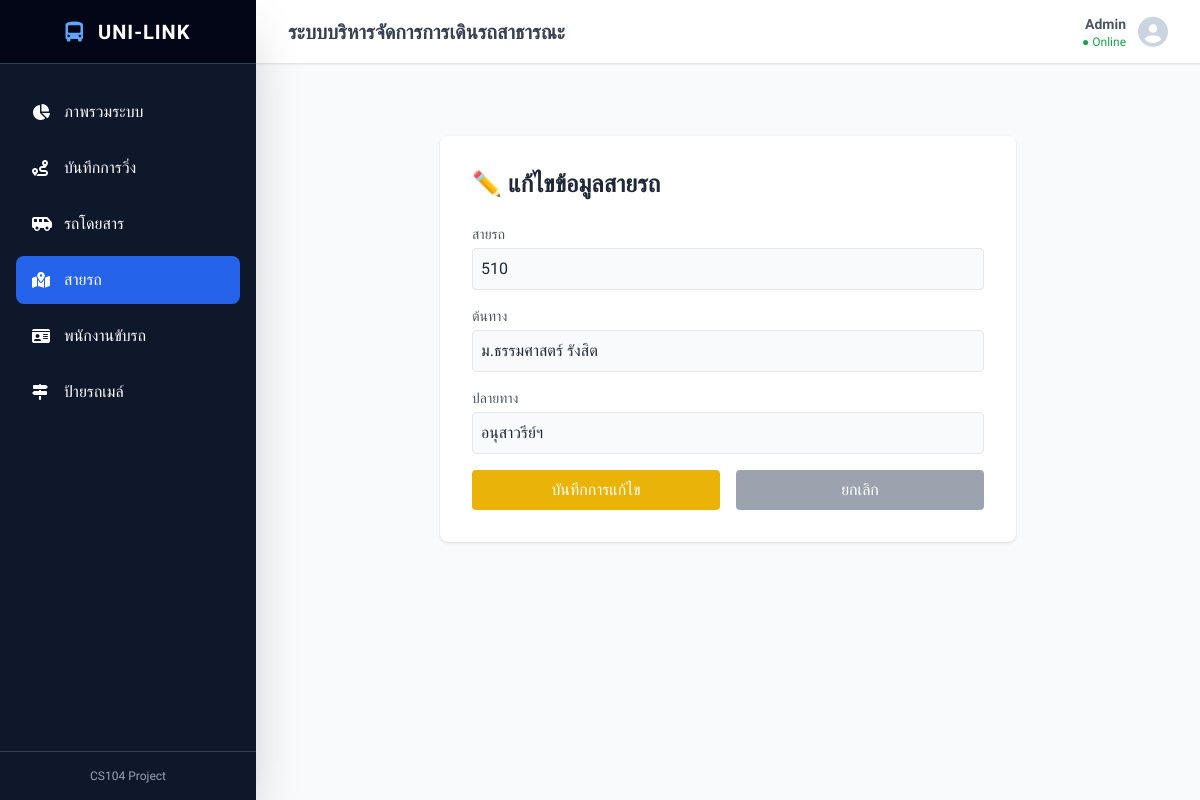
Page /edit_route/2 on the committed database.
### tables this page shows
CREATE TABLE Routes (
    route_id INTEGER PRIMARY KEY AUTOINCREMENT,
    route_num TEXT NOT NULL UNIQUE,
    origin TEXT NOT NULL,
    destination TEXT NOT NULL
);

### app.py (the view, shortened to what this page needs)
@app.route('/edit_route/<int:id>', methods=['GET', 'POST'])
def edit_route(id):
    db = open_database()
    route = db.execute(
        'SELECT route_id AS id, route_num, origin, destination FROM Routes WHERE route_id = ?',
        (id,)
    ).fetchone()
    db.close()
    return render_template('edit_route.html', route=route)

### app.py (called while the page is built)
def open_database():
    connection = sqlite3.connect('database.db')
    connection.execute('PRAGMA foreign_keys = ON')
    connection.row_factory = sqlite3.Row
    return connection

### templates/edit_route.html
{% extends 'base.html' %}
{% block content %}
<div class="max-w-xl mx-auto bg-white p-8 rounded-lg shadow mt-10">
    <h2 class="text-2xl font-bold text-gray-800 mb-6">✏️ แก้ไขข้อมูลสายรถ</h2>
    <form action="/edit_route/{{ route.id }}" method="POST" class="space-y-4">
        <div>
            <label class="block text-sm text-gray-600 mb-1">สายรถ</label>
            <input type="text" name="route_num" value="{{ route.route_num }}" required class="border p-2 rounded w-full bg-gray-50">
        </div>
        <div>
            <label class="block text-sm text-gray-600 mb-1">ต้นทาง</label>
            <input type="text" name="origin" value="{{ route.origin }}" required class="border p-2 rounded w-full bg-gray-50">
        </div>
        <div>
            <label class="block text-sm text-gray-600 mb-1">ปลายทาง</label>
            <input type="text" name="destination" value="{{ route.destination }}" required class="border p-2 rounded w-full bg-gray-50">
        </div>
        <div class="flex gap-4 mt-6">
            <button type="submit" class="bg-yellow-500 text-white px-4 py-2 rounded hover:bg-yellow-600 flex-1">บันทึกการแก้ไข</button>
            <a href="/routes" class="bg-gray-400 text-white px-4 py-2 rounded hover:bg-gray-500 text-center flex-1">ยกเลิก</a>
        </div>
    </form>
</div>
{% endblock %}

### templates/base.html (style rules this page uses)
body { font-family: 'Prompt', sans-serif; }

### rows in the picture
Routes: route_num "510", origin "ม.ธรรมศาสตร์ รังสิต", destination "อนุสาวรีย์ฯ"
